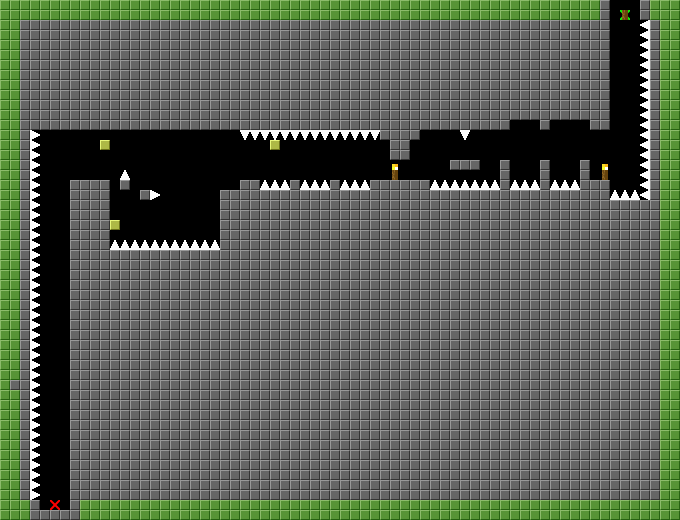

Below is a game level as drawn by its tile map, then a one-line description and the .tmx that defines it (tile-layer data replaced by summaries):
An orthogonal 68x52 tile map with 10x10 px tiles, 3 tile layers (collision, platforms, map), 2 tilesets.

<map version="1.0" orientation="orthogonal" width="68" height="52" tilewidth="10" tileheight="10">
 <tileset firstgid="1" name="10pixTiles" tilewidth="10" tileheight="10">
  <image source="10pixTiles.PNG" width="60" height="20" />
  <tile id="0">
   <properties>
    <property name="Type" value="collision" />
   </properties>
  </tile>
  <tile id="5">
   <properties>
    <property name="Type" value="platform" />
   </properties>
  </tile>
  <tile id="7">
   <properties>
    <property name="Type" value="checkpoint" />
   </properties>
  </tile>
  <tile id="10">
   <properties>
    <property name="Type" value="end" />
   </properties>
  </tile>
  <tile id="11">
   <properties>
    <property name="Type" value="start" />
   </properties>
  </tile>
 </tileset>
 <tileset firstgid="13" name="10pixSpikes" tilewidth="10" tileheight="10">
  <image source="10pixSpikes.png" width="20" height="20" />
  <tile id="0">
   <properties>
    <property name="Type" value="spike" />
   </properties>
  </tile>
  <tile id="1">
   <properties>
    <property name="Type" value="spike" />
   </properties>
  </tile>
  <tile id="2">
   <properties>
    <property name="Type" value="spike" />
   </properties>
  </tile>
  <tile id="3">
   <properties>
    <property name="Type" value="spike" />
   </properties>
  </tile>
 </tileset>
 <layer name="collision" width="68" height="52">
  <data>[3536 cells, 2 non-empty, 2 distinct tile ids]</data>
 </layer>
 <layer name="platforms" width="68" height="52">
  <data>[3536 cells, 3 non-empty, 1 distinct tile ids]</data>
 </layer>
 <layer name="map" width="68" height="52">
  <data>[3536 cells, 3061 non-empty, 8 distinct tile ids]</data>
 </layer>
</map>